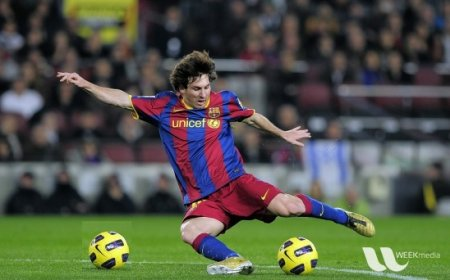
#> input picture Opencv/Image_processing/Images/messi5.jpeg, 450 x 280 px, found by its file name
$ jupyter execute 'Geometric Transformations.ipynb'
#> lines starting #> are read from the running program, lines starting #| are printed output that depends on the picture
# Goals
- geometric transformations : rotation, scaling, affine translation

# Transformations
- cv.warpAffine: 2x3 transformation matrix
- cv.warpPerspective: 3x3 transformation matrix

## Scaling
- cv.resize
- interpolation -> cv.INTER_AREA: shrinking, cv.INTER_CUBIC: zooming

[cell 1]
import numpy as np
import cv2 as cv

img = cv.imread('messi5.jpeg')
#> img is the input picture: shape (280, 450, 3); mean B, G, R 72.3, 85.8, 82.3
assert img is not None, "Image not found" # 이미지가 없으면 에러를 발생시킴

res = cv.resize(img, None, fx=2, fy=2, interpolation=cv.INTER_CUBIC) # 이미지를 2배 확대

# or
height, width = img.shape[:2]
#> height = 280; width = 450
res = cv.resize(img, (2*width, 2*height), interpolation=cv.INTER_CUBIC) # 이미지를 2배 확대

[cell 2]
import matplotlib.pyplot as plt

# messi5 이미지 원본, res를 화면에 출력
plt.subplot(121), plt.imshow(cv.cvtColor(img, cv.COLOR_BGR2RGB)), plt.title('Original')
plt.subplot(122), plt.imshow(cv.cvtColor(res, cv.COLOR_BGR2RGB)), plt.title('Resized')
plt.show()

## Translation
Translation은 object의 위치를 변경하는 것이다. 이동할 x, y 좌표를 입력하면 된다.
- cv.warpAffine: 2x3 transformation matrix

[cell 3]
import numpy as np
import cv2 as cv
import matplotlib.pyplot as plt

img = cv.imread('messi5.jpeg')
assert img is not None, "Image not found"


rows, cols = img.shape[:2]
#> rows = 280; cols = 450

M = np.float32([[1, 0, 100], [0, 1, 50]]) # 이미지를 오른쪽으로 100, 아래로 50 이동
dst = cv.warpAffine(img, M, (cols, rows))
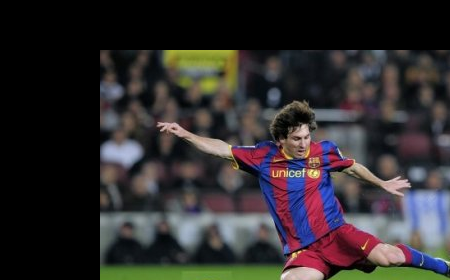
#> dst: shape (280, 450, 3); mean B, G, R 46.9, 45.6, 49.4

plt.subplot(121), plt.imshow(cv.cvtColor(img, cv.COLOR_BGR2RGB)), plt.title('Original')
plt.subplot(122), plt.imshow(cv.cvtColor(dst, cv.COLOR_BGR2RGB)), plt.title('Translation')
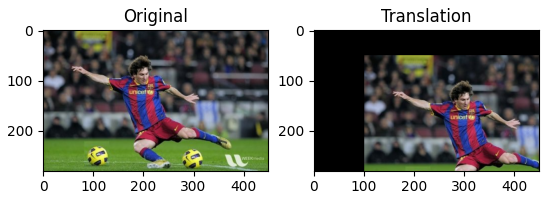
#> figure drawn by matplotlib, 2 panels

## Rotation

Rotation은 object를 회전하는 것이다. 회전 중심점, 각도, scale을 입력하면 된다.
- cv.getRotationMatrix2D: 2x3 transformation matrix

[cell 4]
img = cv.imread('messi5.jpeg', cv.IMREAD_GRAYSCALE)
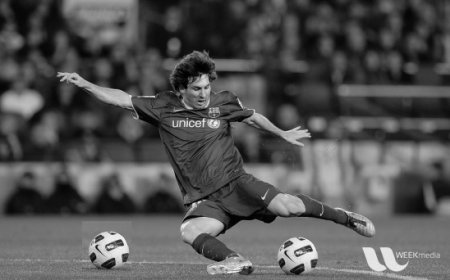
#> img: shape (280, 450); min 0, max 252, mean 83.2

rows, cols = img.shape[:2]

# cols-1 and rows-1 are the coordinate limits.
M = cv.getRotationMatrix2D(((cols-1)/2.0, (rows-1)/2.0), 90, 1) # 이미지를 90도 회전
#> M = [[6.12e-17, 1, 85], [-1, 6.12e-17, 364]]
dst = cv.warpAffine(img, M, (cols, rows)) # 이미지를 변환
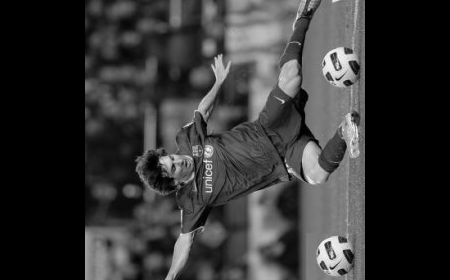
#> dst: shape (280, 450); min 0, max 252, mean 53.1

plt.subplot(121), plt.imshow(img, cmap='gray'), plt.title('Original')
plt.subplot(122), plt.imshow(dst, cmap='gray'), plt.title('Rotation')
plt.show()

## Affine Transformation
평행한 선은 변환 후에도 평행하다. 세 점을 입력하면 변환된 세 점을 찾아준다. transformation matrix를 찾기 위해 cv.getAffineTransform을 사용한다. 선형성과 병렬성을 유지하면서 2D 공간에서 객체를 변형시킬 수 있는 변환 기법이다.
- cv.getAffineTransform: 2x3 transformation matrix

[cell 5]
img = cv.imread('drawing.png')
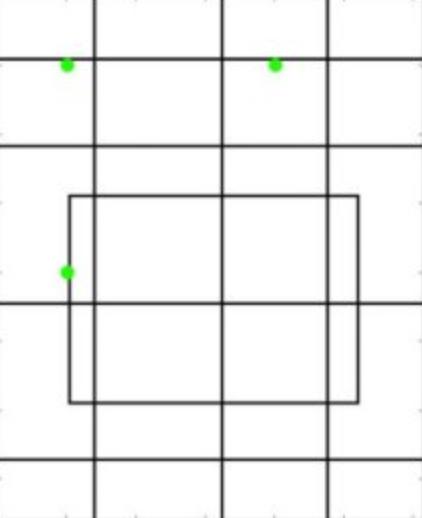
#> input picture Opencv/Image_processing/Images/drawing.png, 422 x 518 px, found by its file name
#> img is the input picture: shape (518, 422, 3); mean B, G, R 240.6, 241.1, 240.7

assert img is not None, "Image not found"
rows, cols, ch = img.shape
#> rows = 518; cols = 422; ch = 3

pts1 = np.float32([[50, 50], [200, 50], [50, 200]]) # 원본 이미지의 좌표
pts2 = np.float32([[10, 100], [200, 50], [100, 250]]) # 변환된 이미지의 좌표

M = cv.getAffineTransform(pts1, pts2)

dst = cv.warpAffine(img, M, (cols, rows))
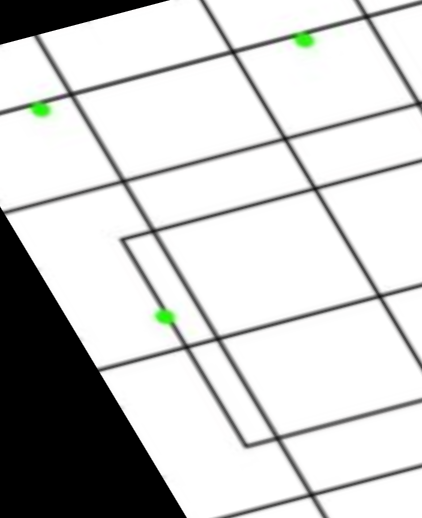
#> dst: shape (518, 422, 3); mean B, G, R 203.4, 204.1, 203.5

plt.subplot(121), plt.imshow(cv.cvtColor(img, cv.COLOR_BGR2RGB)), plt.title('Original')
plt.subplot(122), plt.imshow(cv.cvtColor(dst, cv.COLOR_BGR2RGB)), plt.title('Affine')
plt.show()
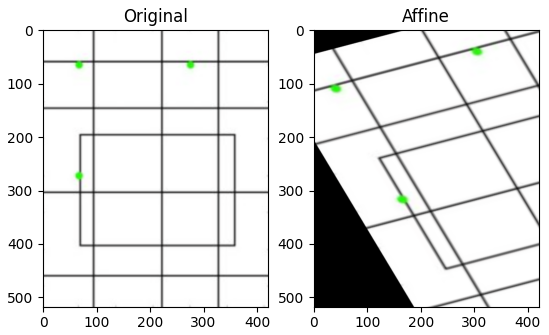
#> figure drawn by matplotlib, 2 panels

## Perspective Transformation
Perspective Transformation이란, 3x3 transformation matrix를 사용하여 이미지를 변환하는 것이다. 4개의 점을 입력하면 변환된 4개의 점을 찾아준다. 3D 공간의 객체를 2D 이미지로 변환하면서 원근감을 부여할 수 있는 더 일반적인 변환 방법이다.
- cv.getPerspectiveTransform: 3x3 transformation matrix

[cell 6]
img = cv.imread('sudoku.png')
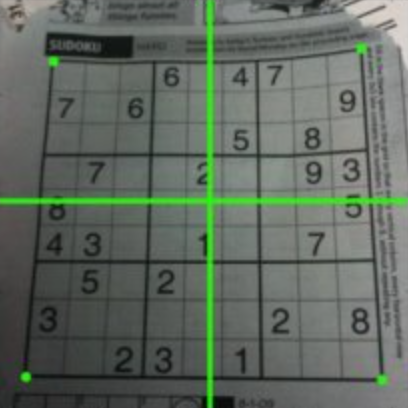
#> input picture Opencv/Image_processing/Images/sudoku.png, 408 x 408 px, found by its file name
#> img is the input picture: shape (408, 408, 3); mean B, G, R 95.9, 105.8, 96.2

assert img is not None, "Image not found"
rows, cols, ch = img.shape

pts1 = np.float32([[56, 65], [368, 52], [28, 387], [389, 390]]) # 원본 이미지의 좌표
pts2 = np.float32([[0, 0], [300, 0], [0, 300], [300, 300]]) # 변환된 이미지의 좌표

M = cv.getPerspectiveTransform(pts1, pts2) # 원근 변환 행렬을 구함
dst = cv.warpPerspective(img, M, (300, 300)) # 이미지를 변환
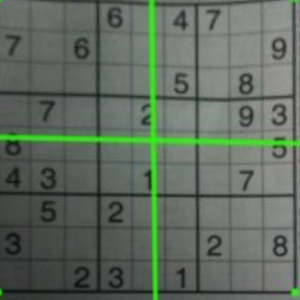
#> dst: shape (300, 300, 3); mean B, G, R 95.4, 107.3, 95.6

plt.subplot(121), plt.imshow(cv.cvtColor(img, cv.COLOR_BGR2RGB)), plt.title('Original')
plt.subplot(122), plt.imshow(cv.cvtColor(dst, cv.COLOR_BGR2RGB)), plt.title('Perspective')
plt.show()
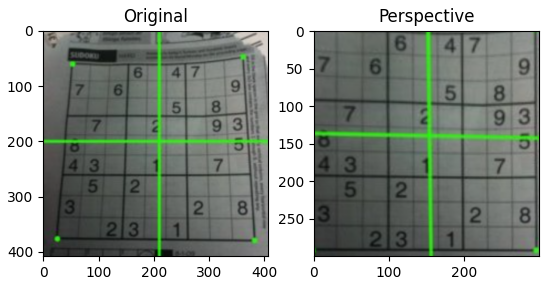
#> figure drawn by matplotlib, 2 panels
